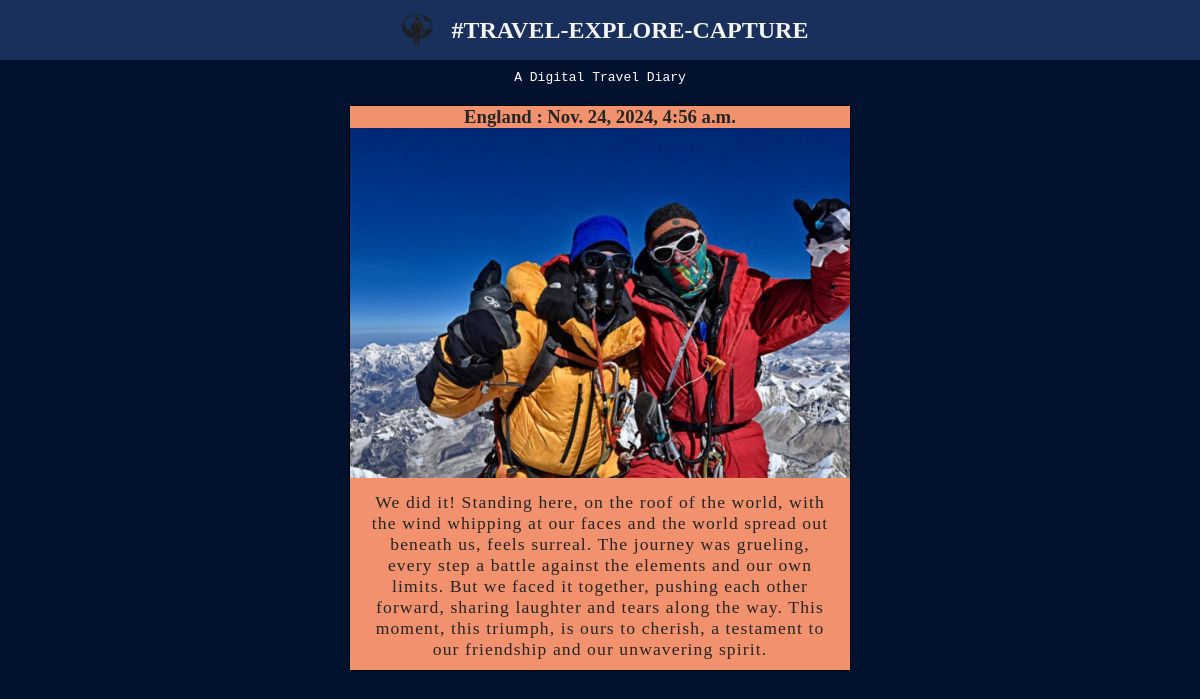
The app's page /post/mount-everest-hiking with its own data.
### POST/models.py (models this page shows, shortened)
class Post(models.Model):
    post_id = models.BigAutoField(primary_key=True)
    topic = models.CharField(max_length=250)
    banner = models.ImageField()
    content = models.TextField()
    country = models.CharField(max_length=100, default='Philippines')
    slug = models.SlugField(blank=True)
    posted_at = models.DateTimeField(auto_now_add=True)

### POST/views.py (the view)
# urls.py: path('<str:slug>', views.post, name="PAGE")
def post(request, slug):
    post = Post.objects.get(slug=slug)
    return render(request, 'POST/post_page.html',{
        'post':post
    })

### POST/templates/POST/post_page.html (shortened to what this page needs)
{% extends "master.html" %}
{% block content %}
    <div class="page-container">
        <h3>{{post.country}} : {{post.posted_at}}</h3>
        <div class="page-banner">
            <img src="{{post.banner.url}}" alt="{{post.topic}}">
        </div>
        <p>{{post.content}}</p>
    </div>
{% endblock  %}

### templates/master.html (shortened to what this page needs)
<!DOCTYPE html>
{% load static %}
<html lang="en">
<head>
    <link rel="stylesheet" href="{% static 'styles.css' %}">
</head>
<body>
    <nav>
        <div class="center">
            <img src="{% static 'travel-logo.jpg' %}" alt="LOGO">
            <a href="{% url 'HOME' %}">
                <h1>#TRAVEL-EXPLORE-CAPTURE</h1>
            </a>
        </div>
    </nav>
    <pre>A Digital Travel Diary</pre>
    <main>
        {% block content %}
        {% endblock  %}
    </main>
</body>
</html>

### static/styles.css (style rules this page uses)
* { margin: 0; }
body { background-color: #03122f; }
nav { background-color: #19305c; color: whitesmoke; text-align: center; padding: 5px 8px; }
nav img { height: 50px; width: 50px; }
nav a { text-decoration: none; color: whitesmoke; }
pre { color: white; margin: 10px; text-align: center; }
nav .center { display: flex; gap: 10px; align-items: center; justify-content: center; }
.page-container { margin: 20px auto; box-shadow: 0px 0px 10px rgba(0, 0, 0, 0.2); border: 1px solid black; width: 500px; text-align: center; color: #252525; background-color: #f1916d; }
.page-container img { height: 350px; width: 100%; object-fit: cover; object-position:center; }
.page-container p { font-size: 1.1em; margin: 10px 0px; letter-spacing: 1.1px; padding: 0px 20px; }

### records on screen
Post: country "England", posted_at "Nov. 24, 2024, 4:56 a.m.", banner (picture), content "We did it! Standing here, on the roof of the world, with the wind whipping at our faces and the world spread out beneath us, feels surreal. The journey was grueling, every step a battle against the elements and our own limits. But we faced it together, pushing each other forward, sharing laughter and tears along the way. This moment, this triumph, is ours to cherish, a testament to our friendship and our unwavering spirit."
